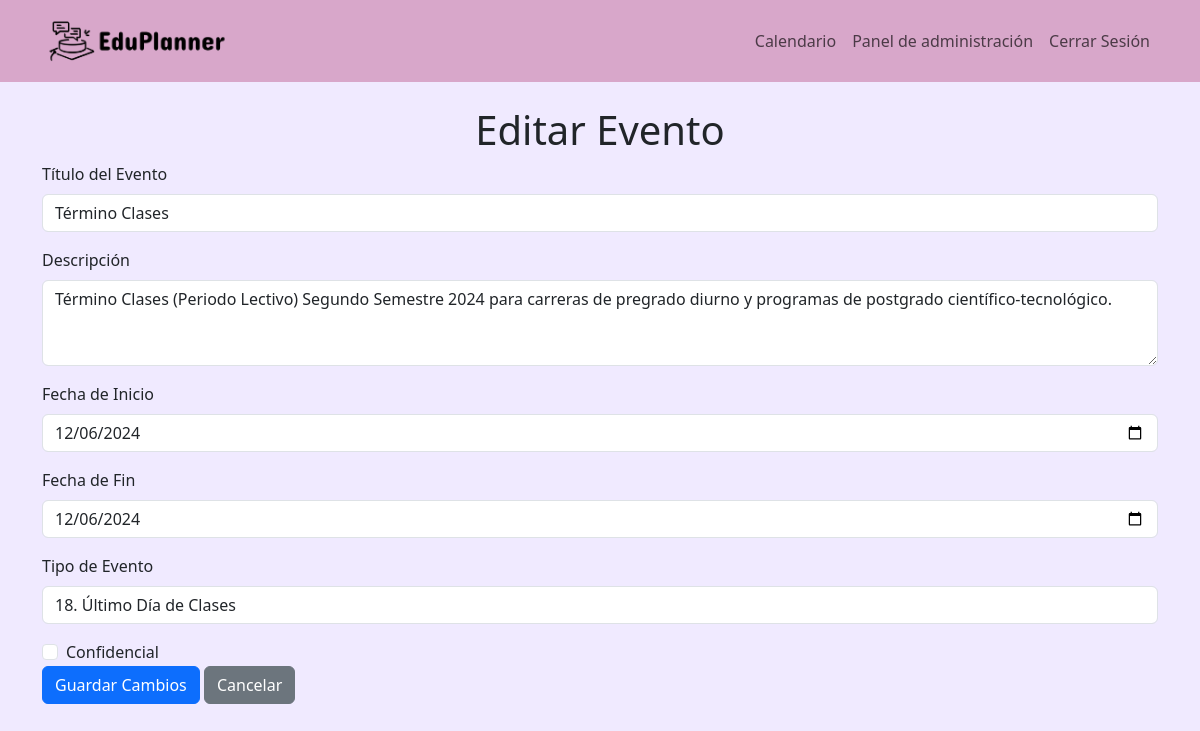
Screenshot of /editar-evento/1/ (signed in) with the database file from the repository.
### Calendar/models.py (models this page shows, shortened)
class EventosAcademicos(models.Model):
    LISTA_TIPOS = {
        "1": "1. Inicio de Semestre",
        "2": "2. Fin de Semestre",
        "3": "3. Inicio de Inscripción de Asignaturas",
        "4": "4. Fin de Inscripción de Asignaturas",
        "5": "5. Receso Académico",
        "6": "6. Feriado Nacional", # Default 4 Feriados
        "7": "7. Feriado Regional",
        "8": "8. Inicio de Plazos de Solicitudes Administrativas",
        "9": "9. Fin de Plazos de Solicitudes Administrativas",
        "10": "10. Inicio de Plazos para la Gestión de Beneficios",
        "11": "11. Fin de Plazos para la Gestión de Beneficios",
        "12": "12. Ceremonia de Titulación o Graduación",
        "13": "13. Reunión de Consejo Académico",
        "14": "14. Talleres y Charlas",
        "15": "15. Día de Orientación para Nuevos Estudiantes",
        "16": "16. Eventos Extracurriculares",
        "17": "17. Inicio de Clases",
        "18": "18. Último Día de Clases",
        "19": "19. Día de Puertas Abiertas",
        "20": "20. Suspensión de Actividades Completa",
        "21": "21. Suspensión de Actividades Parcial",
    }
    titulo = models.CharField(max_length=200)
    descripcion = models.TextField(blank=True)
    fecha_inicio = models.DateField()
    fecha_fin = models.DateField()
    tipo = models.CharField(max_length=3, choices=LISTA_TIPOS.items())
    confidencial = models.BooleanField(default=False)

### eduplanner/views.py (the view, shortened to what this page needs)
# urls.py: path('editar-evento/<int:evento_id>/', views.editar_evento, name='editar_evento'),
@login_required
def editar_evento(request, evento_id):
    if request.user.groups.filter(name='Académicos').exists() or request.user.groups.filter(name='Comité Académico').exists():
        evento = get_object_or_404(EventosAcademicos, id=evento_id)
        lista_tipos = dict(EventosAcademicos.LISTA_TIPOS)  # Obtener los tipos de evento
        return render(request, 'editar_evento.html', {'evento': evento, 'lista_tipos': lista_tipos})
    else:
        return redirect('pag_principal')

### eduplanner/context_processors.py (called while the page is built)
def verificar_autorizacion(request):
    if request.user.is_authenticated:
        autorizacion = request.user.groups.filter(name__in=['Académicos', 'Comité Académico']).exists()
    else:
        autorizacion = False
    return {'autorizacion': autorizacion}

### eduplanner/templates/editar_evento.html (shortened to what this page needs)
{% extends 'base.html' %}
{% block content %}
<div class="container">
    <br>
    <h1 class="text-center">Editar Evento</h1>
    <form method="POST">
        <div class="mb-3">
            <label for="titulo" class="form-label">Título del Evento</label>
            <input type="text" class="form-control" id="titulo" name="titulo" value="{{ evento.titulo }}" required>
        </div>
        <div class="mb-3">
            <label for="descripcion" class="form-label">Descripción</label>
            <textarea class="form-control" id="descripcion" name="descripcion" rows="3" required>{{ evento.descripcion }}</textarea>
        </div>
        <div class="mb-3">
            <label for="fecha_inicio" class="form-label">Fecha de Inicio</label>
            <input type="date" class="form-control" id="fecha_inicio" name="fecha_inicio" value="{{ evento.fecha_inicio|date:'Y-m-d' }}" required>
        </div>
        <div class="mb-3">
            <label for="fecha_fin" class="form-label">Fecha de Fin</label>
            <input type="date" class="form-control" id="fecha_fin" name="fecha_fin" value="{{ evento.fecha_fin|date:'Y-m-d' }}">
        </div>
        <div class="mb-3">
            <label for="tipo" class="form-label">Tipo de Evento</label>
            <select class="form-control" id="tipo" name="tipo" required>
                {% for clave, valor in lista_tipos.items %}
                    <option value="{{ clave }}" {% if clave == evento.tipo %}selected{% endif %}>{{ valor }}</option>
                {% endfor %}
            </select>
        </div>
        <div class="form-check">
            <input type="checkbox" class="form-check-input" id="confidencial" name="confidencial"
                {% if evento.confidencial %}checked{% endif %}>
            <label for="confidencial" class="form-check-label">Confidencial</label>
        </div>
        <button type="submit" class="btn btn-primary">Guardar Cambios</button>
        <a href="{% url 'panel_admin' %}" class="btn btn-secondary">Cancelar</a>
    </form>
    <br>
</div>
{% endblock %}

### rows the page displays
EventosAcademicos: titulo "Término Clases", descripcion "Término Clases (Periodo Lectivo) Segundo Semestre 2024 para carreras de pregrado diurno y programas de postgrado científico-tecnológico.", fecha_inicio "12/06/2024", fecha_fin "12/06/2024", tipo "18. Último Día de Clases"
